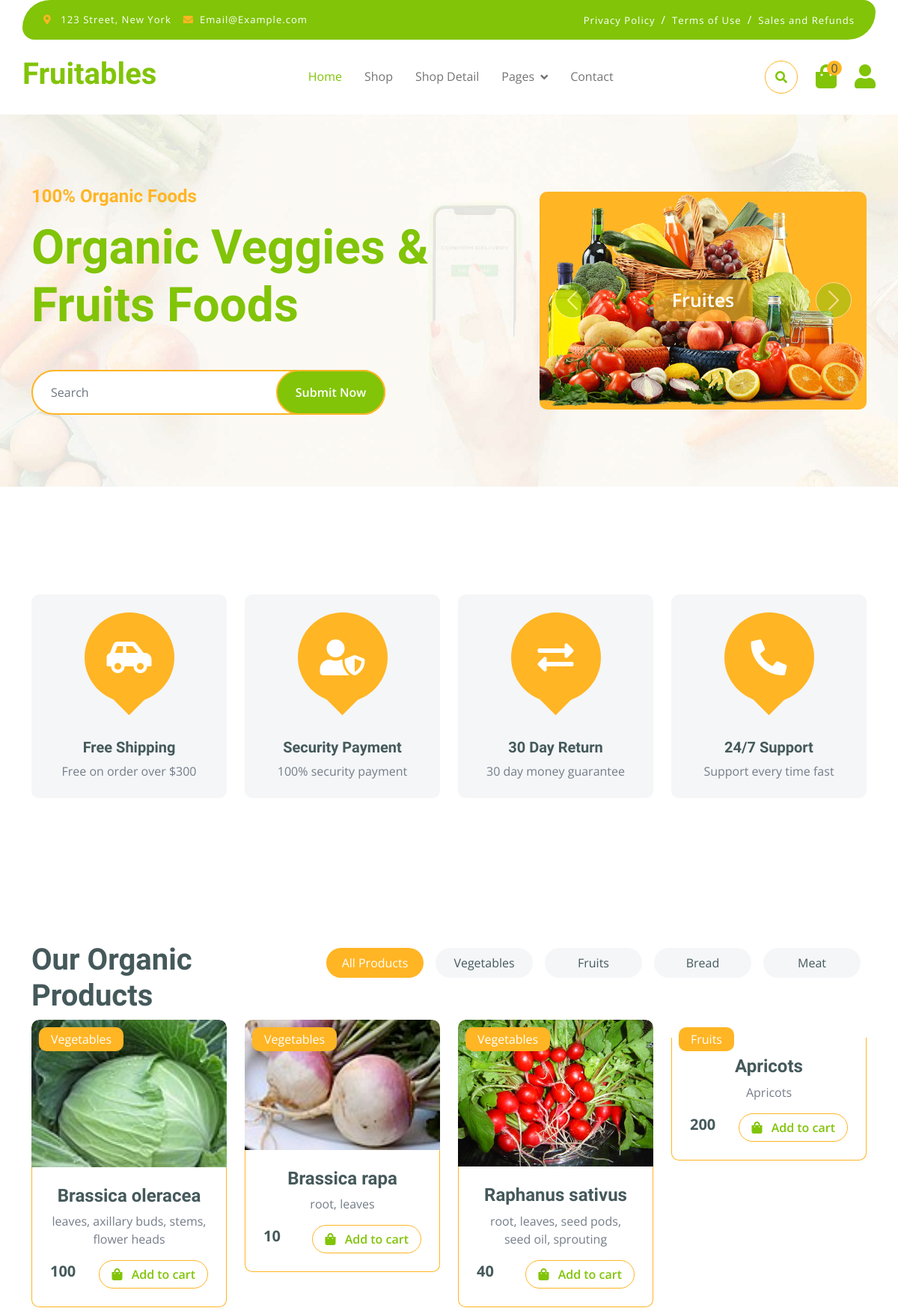
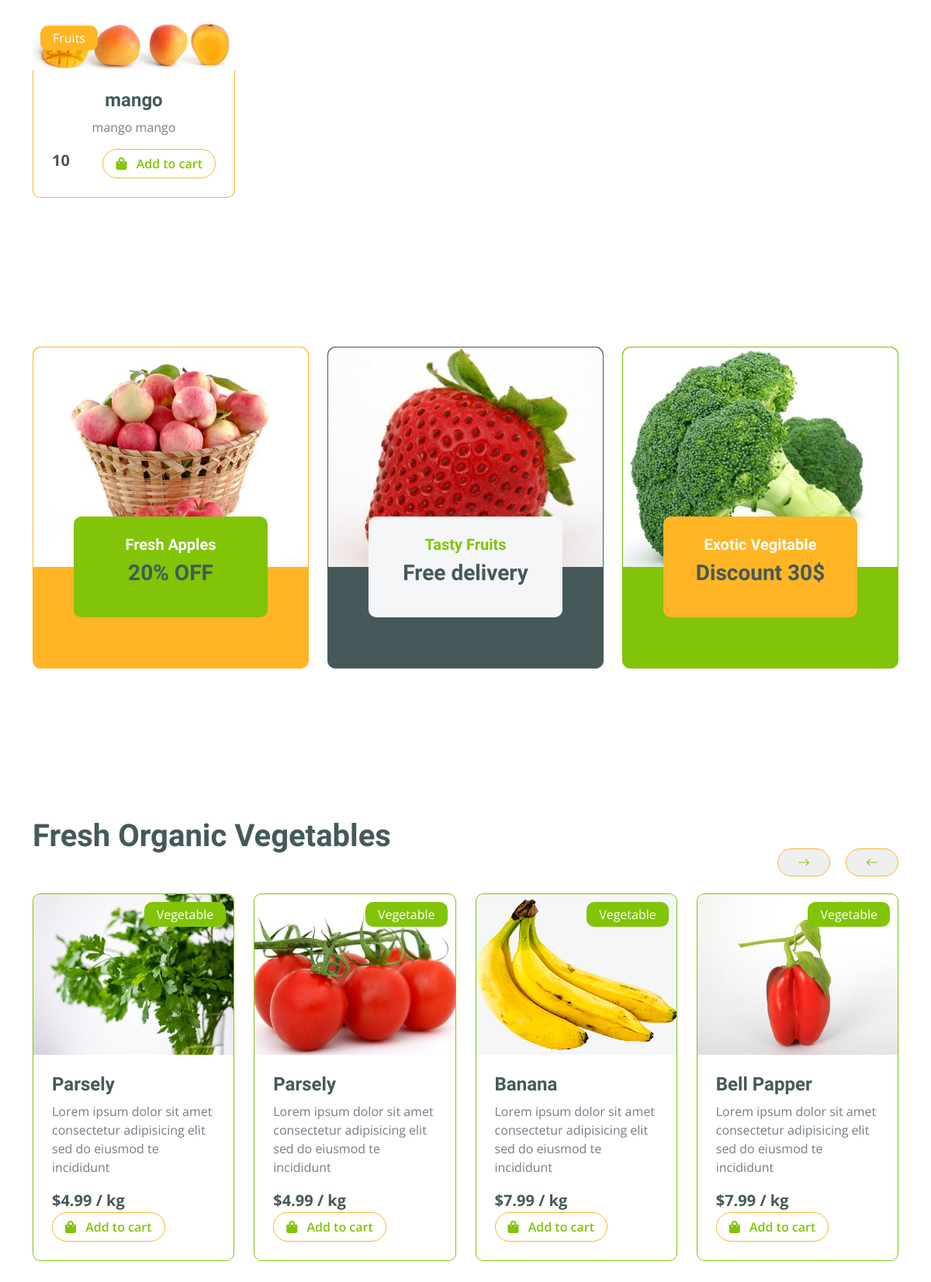
The page / (upper part) on the database its author committed (2 pictures, top to bottom).
### tables this page shows
CREATE TABLE `categories` (
  `id` int(11) NOT NULL,
  `title` varchar(255) NOT NULL,
  `slug` varchar(255) NOT NULL,
  `status` int(11) NOT NULL
);

CREATE TABLE `products` (
  `id` int(11) NOT NULL,
  `product_title` varchar(255) NOT NULL,
  `product_description` text NOT NULL,
  `product_image` varchar(255) NOT NULL,
  `price` double NOT NULL,
  `category_id` int(11) NOT NULL,
  `quantity_type` int(11) NOT NULL
);

### index.php (the view, shortened to what the rows shown need)
<?php include('includes/header.php');
include('config/conn.php');
$getCategories = getCategories($conn);
?>
<?php include('includes/nav.php'); ?>
        <div class="container-fluid py-5 mb-5 hero-header">
            <div class="container py-5">
                <div class="row g-5 align-items-center">
                    <div class="col-md-12 col-lg-7">
                        <h1 class="mb-5 display-3 text-primary">Organic Veggies & Fruits Foods</h1>
                    </div>
                </div>
            </div>
        </div>
        <div class="container-fluid fruite py-5">
            <div class="container py-5">
                <div class="tab-class text-center">
                    <div class="row g-4">
                        <div class="col-lg-4 text-start">
                            <h1>Our Organic Products</h1>
                        </div>
                        <div class="col-lg-8 text-end">
                            <ul class="nav nav-pills d-inline-flex text-center mb-5">
                                <?php foreach($getCategories as $getCategoriesData){ ?>
                                <li class="nav-item">
                                    <a class="d-flex py-2 m-2 bg-light rounded-pill" data-bs-toggle="pill" href="#tab-<?= $getCategoriesData['id'] ?>">
                                        <span class="text-dark" style="width: 130px;"><?= $getCategoriesData['title'] ?></span>
                                    </a>
                                </li>
                                <?php } ?>
                            </ul>
                        </div>
                    </div>
                    <div class="tab-content">
                        <div id="tab-1" class="tab-pane fade show p-0 active">
                            <div class="row g-4">
                                <div class="col-lg-12">
                                    <div class="row g-4">
                                    <?php
                                        foreach(getProducts($conn) as $product){ ?>
                                        <div class="col-md-6 col-lg-4 col-xl-3">
                                            <div class="rounded position-relative fruite-item">
                                                <div class="fruite-img">
                                                    <img src="admin/<?= $product['product_image'] ?>" class="img-fluid w-100 rounded-top" alt="">
                                                </div>
                                                <div class="text-white bg-secondary px-3 py-1 rounded position-absolute" style="top: 10px; left: 10px;"><?= $product['title'] ?></div>
                                                <div class="p-4 border border-secondary border-top-0 rounded-bottom">
                                                    <h4><?= $product['product_title'] ?></h4>
                                                    <p><?= $product['product_description'] ?></p>
                                                    <div class="d-flex justify-content-between flex-lg-wrap">
                                                        <p class="text-dark fs-5 fw-bold mb-0"><?= $product['price'] ?></p>
                                                        <a href="javascript:void(0)" class="btn border border-secondary rounded-pill px-3 text-primary add_to_cart_<?= $product['id'] ?>"    onclick="addToCart(<?= $product['id'] ?>)">
                                                            <i class="fa fa-shopping-bag me-2 text-primary"></i>
                                                                <?php
                                                                if(!empty($_SESSION['cart'][$product['id']])){
                                                                    echo "Added";
                                                                }else{
                                                                    echo "Add to cart";
                                                                }
                                                                    ?>
                                                            </a>
                                                    </div>
                                                </div>
                                            </div>
                                        </div>
                                        <?php } ?>
                                    </div>
                                </div>
                            </div>
                        </div>
                    </div>
                </div>
            </div>
        </div>
        <div class="container-fluid vesitable py-5">
            <div class="container py-5">
                <h1 class="mb-0">Fresh Organic Vegetables</h1>
            </div>
        </div>
<?php include('includes/footer.php'); ?>

### rows shown on the page
categories: title "Vegetables"
categories: title "Fruits"
categories: title "Bread"
categories: title "Meat"
products: product_image (picture), category.title "Vegetables", product_title "Brassica oleracea", product_description "leaves, axillary buds, stems, flower heads", price "100", shows "Add to cart"
products: product_image (picture), category.title "Vegetables", product_title "Brassica rapa", product_description "root, leaves", price "10", shows "Add to cart"
products: product_image (picture), category.title "Vegetables", product_title "Raphanus sativus", product_description "root, leaves, seed pods, seed oil, sprouting", price "40", shows "Add to cart"
products: category.title "Fruits", product_title "Apricots", product_description "Apricots", price "200", shows "Add to cart"
products: product_image (picture), category.title "Fruits", product_title "mango", product_description "mango mango", price "10", shows "Add to cart"
